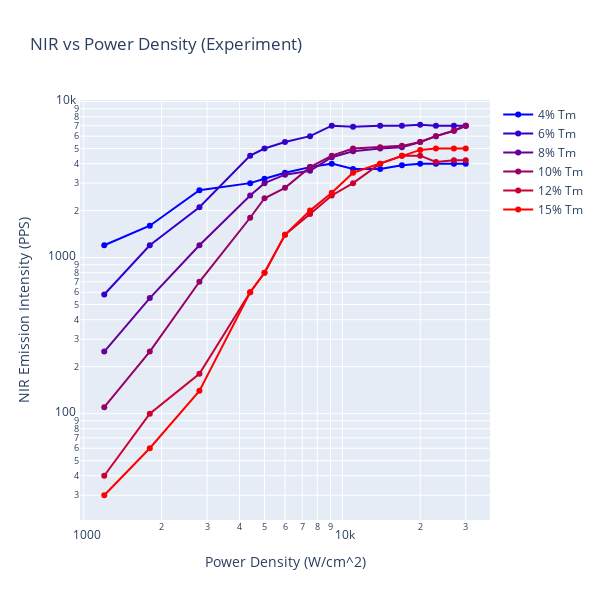

Notebook code cell kept with this figure:
### Code cell
NIR_values = [NIR4, NIR6, NIR8, NIR10, NIR12, NIR15]
P980_7_NIR = [P980_values, P980_values, P980_values, P980_values, P980_values, P980_values ]
colors = np.linspace(0, 1, len(NIR_values))

traces_red = []
concentrations = ['4%', '6%', '8%', '10%', '12%', '15%']

for i in range(len(NIR_values)):
    color = colors[i]
    trace_red = go.Scatter(x=P980_7_NIR[i], y=NIR_values[i], mode='lines+markers', name=f'{concentrations[i]} Tm', 
                             line=dict(color=f'rgb({int(color * 255)}, 0, {int((1 - color) * 255)})'),
                             marker=dict(color=f'rgb({int(color * 255)}, 0, {int((1 - color) * 255)})'))
    traces_red.append(trace_red)

layout_red = go.Layout(
    title='NIR vs Power Density (Experiment)',
    xaxis=dict(title='Power Density (W/cm^2)', type='log'),
    yaxis=dict(title='NIR Emission Intensity (PPS)', type='log'),
    width=600,
    height=600
)

# Create red figure
fig_red = go.Figure(data=traces_red, layout=layout_red)

# Show red plot
fig_red.show()

### Figure 1 — Plotly figure (JSON) as saved in the notebook; plotly's stock layout.template omitted (floating-point values rounded to 4 significant figures)
{"data": [{"line": {"color": "rgb(0, 0, 255)"}, "marker": {"color": "rgb(0, 0, 255)"}, "mode": "lines+markers", "name": "4% Tm", "type": "scatter", "x": [1200, 1800, 2800, 4400, 5000, 6000, 7500, 9100, 11000, 14000, 17000, 20000, 23000, 27000, 30000], "y": [1200, 1600, 2700, 3000, 3200, 3500, 3800, 4000, 3700, 3700, 3900, 4000, 4000, 4000, 4000]}, {"line": {"color": "rgb(51, 0, 204)"}, "marker": {"color": "rgb(51, 0, 204)"}, "mode": "lines+markers", "name": "6% Tm", "type": "scatter", "x": [1200, 1800, 2800, 4400, 5000, 6000, 7500, 9100, 11000, 14000, 17000, 20000, 23000, 27000, 30000], "y": [580, 1200, 2100, 4500, 5000, 5500, 6000, 7000, 6900, 7000, 7000, 7100, 7000, 7000, 7000]}, {"line": {"color": "rgb(102, 0, 153)"}, "marker": {"color": "rgb(102, 0, 153)"}, "mode": "lines+markers", "name": "8% Tm", "type": "scatter", "x": [1200, 1800, 2800, 4400, 5000, 6000, 7500, 9100, 11000, 14000, 17000, 20000, 23000, 27000, 30000], "y": [250, 550, 1200, 2500, 3000, 3400, 3600, 4400, 4800, 5000, 5100, 5500, 6000, 6500, 7000]}, {"line": {"color": "rgb(153, 0, 101)"}, "marker": {"color": "rgb(153, 0, 101)"}, "mode": "lines+markers", "name": "10% Tm", "type": "scatter", "x": [1200, 1800, 2800, 4400, 5000, 6000, 7500, 9100, 11000, 14000, 17000, 20000, 23000, 27000, 30000], "y": [110.0, 250, 700, 1800, 2400, 2800, 3800, 4500, 5000, 5100, 5200, 5500, 6000, 6500, 7000]}, {"line": {"color": "rgb(204, 0, 50)"}, "marker": {"color": "rgb(204, 0, 50)"}, "mode": "lines+markers", "name": "12% Tm", "type": "scatter", "x": [1200, 1800, 2800, 4400, 5000, 6000, 7500, 9100, 11000, 14000, 17000, 20000, 23000, 27000, 30000], "y": [40, 100, 180, 600, 800, 1400, 1900, 2500, 3000, 4000, 4500, 4500, 4100, 4200, 4200]}, {"line": {"color": "rgb(255, 0, 0)"}, "marker": {"color": "rgb(255, 0, 0)"}, "mode": "lines+markers", "name": "15% Tm", "type": "scatter", "x": [1200, 1800, 2800, 4400, 5000, 6000, 7500, 9100, 11000, 14000, 17000, 20000, 23000, 27000, 30000], "y": [30, 60, 140, 600, 800, 1400, 2000, 2600, 3500, 4000, 4500, 4900, 5000, 5000, 5000]}], "layout": {"height": 600, "title": {"text": "NIR vs Power Density (Experiment)"}, "width": 600, "xaxis": {"title": {"text": "Power Density (W/cm^2)"}, "type": "log"}, "yaxis": {"title": {"text": "NIR Emission Intensity (PPS)"}, "type": "log"}}}
